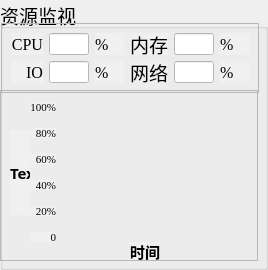
          <widget class="QGroupBox" name="groupBox_4">
           <property name="sizePolicy">
            <sizepolicy hsizetype="Expanding" vsizetype="Expanding">
             <horstretch>0</horstretch>
             <verstretch>0</verstretch>
            </sizepolicy>
           </property>
           <property name="font">
            <font>
             <pointsize>14</pointsize>
            </font>
           </property>
           <property name="title">
            <string>资源监视</string>
           </property>
           <widget class="QFrame" name="frame_19">
            <property name="geometry">
             <rect>
              <x>1</x>
              <y>23</y>
              <width>258</width>
              <height>70</height>
             </rect>
            </property>
            <property name="sizePolicy">
             <sizepolicy hsizetype="Expanding" vsizetype="Expanding">
              <horstretch>0</horstretch>
              <verstretch>0</verstretch>
             </sizepolicy>
            </property>
            <property name="styleSheet">
             <string notr="true">border-width:0px;</string>
            </property>
            <property name="frameShape">
             <enum>QFrame::StyledPanel</enum>
            </property>
            <property name="frameShadow">
             <enum>QFrame::Raised</enum>
            </property>
            <layout class="QGridLayout" name="gridLayout_11" rowstretch="1,1">
             <item row="0" column="0">
              <widget class="QLabel" name="label_68">
               <property name="sizePolicy">
                <sizepolicy hsizetype="Expanding" vsizetype="Expanding">
                 <horstretch>0</horstretch>
                 <verstretch>0</verstretch>
                </sizepolicy>
               </property>
               <property name="font">
                <font>
                 <family>Times New Roman</family>
                 <pointsize>12</pointsize>
                </font>
               </property>
               <property name="styleSheet">
                <string notr="true">background-color:rgb(240,240,240);color:black;border: 0px</string>
               </property>
               <property name="text">
                <string>CPU</string>
               </property>
               <property name="alignment">
                <set>Qt::AlignRight|Qt::AlignTrailing|Qt::AlignVCenter</set>
               </property>
              </widget>
             </item>
             <item row="0" column="1">
              <widget class="MyLineEdit" name="lineEdit_13">
               <property name="sizePolicy">
                <sizepolicy hsizetype="Expanding" vsizetype="Expanding">
                 <horstretch>0</horstretch>
                 <verstretch>0</verstretch>
                </sizepolicy>
               </property>
               <property name="maximumSize">
                <size>
                 <width>40</width>
                 <height>16777215</height>
                </size>
               </property>
               <property name="font">
                <font>
                 <family>Times New Roman</family>
                 <pointsize>12</pointsize>
                </font>
               </property>
               <property name="cursor">
                <cursorShape>IBeamCursor</cursorShape>
               </property>
               <property name="styleSheet">
                <string notr="true">background-color:white;
color:rgb(120,0,0);</string>
               </property>
               <property name="alignment">
                <set>Qt::AlignCenter</set>
               </property>
              </widget>
             </item>
             <item row="0" column="2">
              <widget class="QLabel" name="label_69">
               <property name="sizePolicy">
                <sizepolicy hsizetype="Expanding" vsizetype="Expanding">
                 <horstretch>0</horstretch>
                 <verstretch>0</verstretch>
                </sizepolicy>
               </property>
               <property name="font">
                <font>
                 <family>Times New Roman</family>
                 <pointsize>12</pointsize>
                </font>
               </property>
               <property name="styleSheet">
                <string notr="true">background-color:rgb(240,240,240);color:black;border: 0px</string>
               </property>
               <property name="text">
                <string>%</string>
               </property>
               <property name="alignment">
                <set>Qt::AlignLeading|Qt::AlignLeft|Qt::AlignVCenter</set>
               </property>
              </widget>
             </item>
             <item row="0" column="3">
              <widget class="QLabel" name="label_70">
               <property name="sizePolicy">
                <sizepolicy hsizetype="Expanding" vsizetype="Expanding">
                 <horstretch>0</horstretch>
                 <verstretch>0</verstretch>
                </sizepolicy>
               </property>
               <property name="font">
                <font>
                 <family>华光楷体二_CNKI</family>
                 <pointsize>14</pointsize>
                </font>
               </property>
               <property name="styleSheet">
                <string notr="true">background-color:rgb(240,240,240);color:black;border: 0px</string>
               </property>
               <property name="text">
                <string>内存</string>
               </property>
               <property name="alignment">
                <set>Qt::AlignRight|Qt::AlignTrailing|Qt::AlignVCenter</set>
               </property>
              </widget>
             </item>
             <item row="0" column="4">
              <widget class="MyLineEdit" name="lineEdit_14">
               <property name="maximumSize">
                <size>
                 <width>40</width>
                 <height>16777215</height>
                </size>
               </property>
               <property name="font">
                <font>
                 <family>Times New Roman</family>
                 <pointsize>12</pointsize>
                </font>
               </property>
               <property name="styleSheet">
                <string notr="true">background-color:white;
color:rgb(0,120,0);</string>
               </property>
               <property name="alignment">
                <set>Qt::AlignCenter</set>
               </property>
              </widget>
             </item>
             <item row="0" column="5">
              <widget class="QLabel" name="label_71">
               <property name="sizePolicy">
                <sizepolicy hsizetype="Expanding" vsizetype="Expanding">
                 <horstretch>0</horstretch>
                 <verstretch>0</verstretch>
                </sizepolicy>
               </property>
               <property name="font">
                <font>
                 <family>Times New Roman</family>
                 <pointsize>12</pointsize>
                </font>
               </property>
               <property name="styleSheet">
                <string notr="true">background-color:rgb(240,240,240);color:black;border: 0px</string>
               </property>
               <property name="text">
                <string>%</string>
               </property>
               <property name="alignment">
                <set>Qt::AlignLeading|Qt::AlignLeft|Qt::AlignVCenter</set>
               </property>
              </widget>
             </item>
             <item row="1" column="0">
              <widget class="QLabel" name="label_72">
               <property name="sizePolicy">
                <sizepolicy hsizetype="Expanding" vsizetype="Expanding">
                 <horstretch>0</horstretch>
                 <verstretch>0</verstretch>
                </sizepolicy>
               </property>
               <property name="font">
                <font>
                 <family>Times New Roman</family>
                 <pointsize>12</pointsize>
                </font>
               </property>
               <property name="styleSheet">
                <string notr="true">background-color:rgb(240,240,240);color:black;border: 0px</string>
               </property>
               <property name="text">
                <string>IO</string>
               </property>
               <property name="alignment">
                <set>Qt::AlignRight|Qt::AlignTrailing|Qt::AlignVCenter</set>
               </property>
              </widget>
             </item>
             <item row="1" column="1">
              <widget class="MyLineEdit" name="lineEdit_15">
               <property name="sizePolicy">
                <sizepolicy hsizetype="Expanding" vsizetype="Expanding">
                 <horstretch>0</horstretch>
                 <verstretch>0</verstretch>
                </sizepolicy>
               </property>
               <property name="maximumSize">
                <size>
                 <width>40</width>
                 <height>16777215</height>
                </size>
               </property>
               <property name="font">
                <font>
                 <family>Times New Roman</family>
                 <pointsize>12</pointsize>
                </font>
               </property>
               <property name="styleSheet">
                <string notr="true">background-color:white;
color:rgb(0,0,120);</string>
               </property>
               <property name="alignment">
                <set>Qt::AlignCenter</set>
               </property>
              </widget>
             </item>
             <item row="1" column="2">
              <widget class="QLabel" name="label_73">
               <property name="sizePolicy">
                <sizepolicy hsizetype="Expanding" vsizetype="Expanding">
                 <horstretch>0</horstretch>
                 <verstretch>0</verstretch>
                </sizepolicy>
               </property>
               <property name="font">
                <font>
                 <family>Times New Roman</family>
                 <pointsize>12</pointsize>
                </font>
               </property>
               <property name="styleSheet">
                <string notr="true">background-color:rgb(240,240,240);color:black;border: 0px</string>
               </property>
               <property name="text">
                <string>%</string>
               </property>
               <property name="alignment">
                <set>Qt::AlignLeading|Qt::AlignLeft|Qt::AlignVCenter</set>
               </property>
              </widget>
             </item>
             <item row="1" column="3">
              <widget class="QLabel" name="label_74">
               <property name="sizePolicy">
                <sizepolicy hsizetype="Expanding" vsizetype="Expanding">
                 <horstretch>0</horstretch>
                 <verstretch>0</verstretch>
                </sizepolicy>
               </property>
               <property name="font">
                <font>
                 <family>华光楷体二_CNKI</family>
                 <pointsize>14</pointsize>
                </font>
               </property>
               <property name="styleSheet">
                <string notr="true">background-color:rgb(240,240,240);color:black;border: 0px</string>
               </property>
               <property name="text">
                <string>网络</string>
               </property>
               <property name="alignment">
                <set>Qt::AlignRight|Qt::AlignTrailing|Qt::AlignVCenter</set>
               </property>
              </widget>
             </item>
             <item row="1" column="4">
              <widget class="MyLineEdit" name="lineEdit_16">
               <property name="maximumSize">
                <size>
                 <width>40</width>
                 <height>16777215</height>
                </size>
               </property>
               <property name="font">
                <font>
                 <family>Times New Roman</family>
                 <pointsize>12</pointsize>
                </font>
               </property>
               <property name="styleSheet">
                <string notr="true">background-color:white;
color:rgb(120,120,0);</string>
               </property>
               <property name="alignment">
                <set>Qt::AlignCenter</set>
               </property>
              </widget>
             </item>
             <item row="1" column="5">
              <widget class="QLabel" name="label_75">
               <property name="sizePolicy">
                <sizepolicy hsizetype="Expanding" vsizetype="Expanding">
                 <horstretch>0</horstretch>
                 <verstretch>0</verstretch>
                </sizepolicy>
               </property>
               <property name="font">
                <font>
                 <family>Times New Roman</family>
                 <pointsize>12</pointsize>
                </font>
               </property>
               <property name="styleSheet">
                <string notr="true">background-color:rgb(240,240,240);color:black;border: 0px</string>
               </property>
               <property name="text">
                <string>%</string>
               </property>
               <property name="alignment">
                <set>Qt::AlignLeading|Qt::AlignLeft|Qt::AlignVCenter</set>
               </property>
              </widget>
             </item>
            </layout>
           </widget>
           <widget class="QFrame" name="frame_20">
            <property name="geometry">
             <rect>
              <x>0</x>
              <y>90</y>
              <width>258</width>
              <height>171</height>
             </rect>
            </property>
            <property name="sizePolicy">
             <sizepolicy hsizetype="Expanding" vsizetype="Expanding">
              <horstretch>0</horstretch>
              <verstretch>0</verstretch>
             </sizepolicy>
            </property>
            <property name="styleSheet">
             <string notr="true">border-width:0px;</string>
            </property>
            <property name="frameShape">
             <enum>QFrame::StyledPanel</enum>
            </property>
            <property name="frameShadow">
             <enum>QFrame::Raised</enum>
            </property>
            <widget class="QLabel" name="label_78">
             <property name="geometry">
              <rect>
               <x>130</x>
               <y>152</y>
               <width>30</width>
               <height>18</height>
              </rect>
             </property>
             <property name="font">
              <font>
               <family>华光楷体二_CNKI</family>
               <pointsize>11</pointsize>
               <weight>75</weight>
               <bold>true</bold>
              </font>
             </property>
             <property name="styleSheet">
              <string notr="true">background-color:rgb(240,240,240);color:black;border: 0px</string>
             </property>
             <property name="text">
              <string>时间</string>
             </property>
            </widget>
            <widget class="QLabel" name="label_77">
             <property name="geometry">
              <rect>
               <x>30</x>
               <y>116</y>
               <width>26</width>
               <height>10</height>
              </rect>
             </property>
             <property name="font">
              <font>
               <family>Times New Roman</family>
               <pointsize>8</pointsize>
               <weight>50</weight>
               <bold>false</bold>
              </font>
             </property>
             <property name="styleSheet">
              <string notr="true">background-color:rgb(240,240,240);color:black;border: 0px</string>
             </property>
             <property name="text">
              <string>20%</string>
             </property>
             <property name="alignment">
              <set>Qt::AlignRight|Qt::AlignTrailing|Qt::AlignVCenter</set>
             </property>
            </widget>
            <widget class="QLabel" name="label_76">
             <property name="geometry">
              <rect>
               <x>10</x>
               <y>40</y>
               <width>20</width>
               <height>85</height>
              </rect>
             </property>
             <property name="sizePolicy">
              <sizepolicy hsizetype="Preferred" vsizetype="Expanding">
               <horstretch>0</horstretch>
               <verstretch>0</verstretch>
              </sizepolicy>
             </property>
             <property name="font">
              <font>
               <family>华光楷体二_CNKI</family>
               <pointsize>11</pointsize>
               <weight>75</weight>
               <bold>true</bold>
              </font>
             </property>
             <property name="styleSheet">
              <string notr="true">background-color:rgb(240,240,240);color:black;border: 0px</string>
             </property>
             <property name="text">
              <string>TextLabel</string>
             </property>
             <property name="wordWrap">
              <bool>true</bool>
             </property>
            </widget>
            <widget class="QLabel" name="label_79">
             <property name="geometry">
              <rect>
               <x>30</x>
               <y>90</y>
               <width>26</width>
               <height>10</height>
              </rect>
             </property>
             <property name="font">
              <font>
               <family>Times New Roman</family>
               <pointsize>8</pointsize>
               <weight>50</weight>
               <bold>false</bold>
              </font>
             </property>
             <property name="styleSheet">
              <string notr="true">background-color:rgb(240,240,240);color:black;border: 0px</string>
             </property>
             <property name="text">
              <string>40%</string>
             </property>
             <property name="alignment">
              <set>Qt::AlignRight|Qt::AlignTrailing|Qt::AlignVCenter</set>
             </property>
            </widget>
            <widget class="QLabel" name="label_80">
             <property name="geometry">
              <rect>
               <x>30</x>
               <y>142</y>
               <width>26</width>
               <height>10</height>
              </rect>
             </property>
             <property name="font">
              <font>
               <family>Times New Roman</family>
               <pointsize>8</pointsize>
               <weight>50</weight>
               <bold>false</bold>
              </font>
             </property>
             <property name="styleSheet">
              <string notr="true">background-color:rgb(240,240,240);color:black;border: 0px</string>
             </property>
             <property name="text">
              <string>0</string>
             </property>
             <property name="alignment">
              <set>Qt::AlignRight|Qt::AlignTrailing|Qt::AlignVCenter</set>
             </property>
            </widget>
            <widget class="QLabel" name="label_81">
             <property name="geometry">
              <rect>
               <x>30</x>
               <y>12</y>
               <width>26</width>
               <height>10</height>
              </rect>
             </property>
             <property name="font">
              <font>
               <family>Times New Roman</family>
               <pointsize>8</pointsize>
               <weight>50</weight>
               <bold>false</bold>
              </font>
             </property>
             <property name="styleSheet">
              <string notr="true">background-color:rgb(240,240,240);color:black;border: 0px</string>
             </property>
             <property name="text">
              <string>100%</string>
             </property>
             <property name="alignment">
              <set>Qt::AlignRight|Qt::AlignTrailing|Qt::AlignVCenter</set>
             </property>
            </widget>
            <widget class="QLabel" name="label_82">
             <property name="geometry">
              <rect>
               <x>30</x>
               <y>38</y>
               <width>26</width>
               <height>10</height>
              </rect>
             </property>
             <property name="font">
              <font>
               <family>Times New Roman</family>
               <pointsize>8</pointsize>
               <weight>50</weight>
               <bold>false</bold>
              </font>
             </property>
             <property name="styleSheet">
              <string notr="true">background-color:rgb(240,240,240);color:black;border: 0px</string>
             </property>
             <property name="text">
              <string>80%</string>
             </property>
             <property name="alignment">
              <set>Qt::AlignRight|Qt::AlignTrailing|Qt::AlignVCenter</set>
             </property>
            </widget>
            <widget class="QLabel" name="label_83">
             <property name="geometry">
              <rect>
               <x>30</x>
               <y>64</y>
               <width>26</width>
               <height>10</height>
              </rect>
             </property>
             <property name="font">
              <font>
               <family>Times New Roman</family>
               <pointsize>8</pointsize>
               <weight>50</weight>
               <bold>false</bold>
              </font>
             </property>
             <property name="styleSheet">
              <string notr="true">background-color:rgb(240,240,240);color:black;border: 0px</string>
             </property>
             <property name="text">
              <string>60%</string>
             </property>
             <property name="alignment">
              <set>Qt::AlignRight|Qt::AlignTrailing|Qt::AlignVCenter</set>
             </property>
            </widget>
           </widget>
          </widget>
